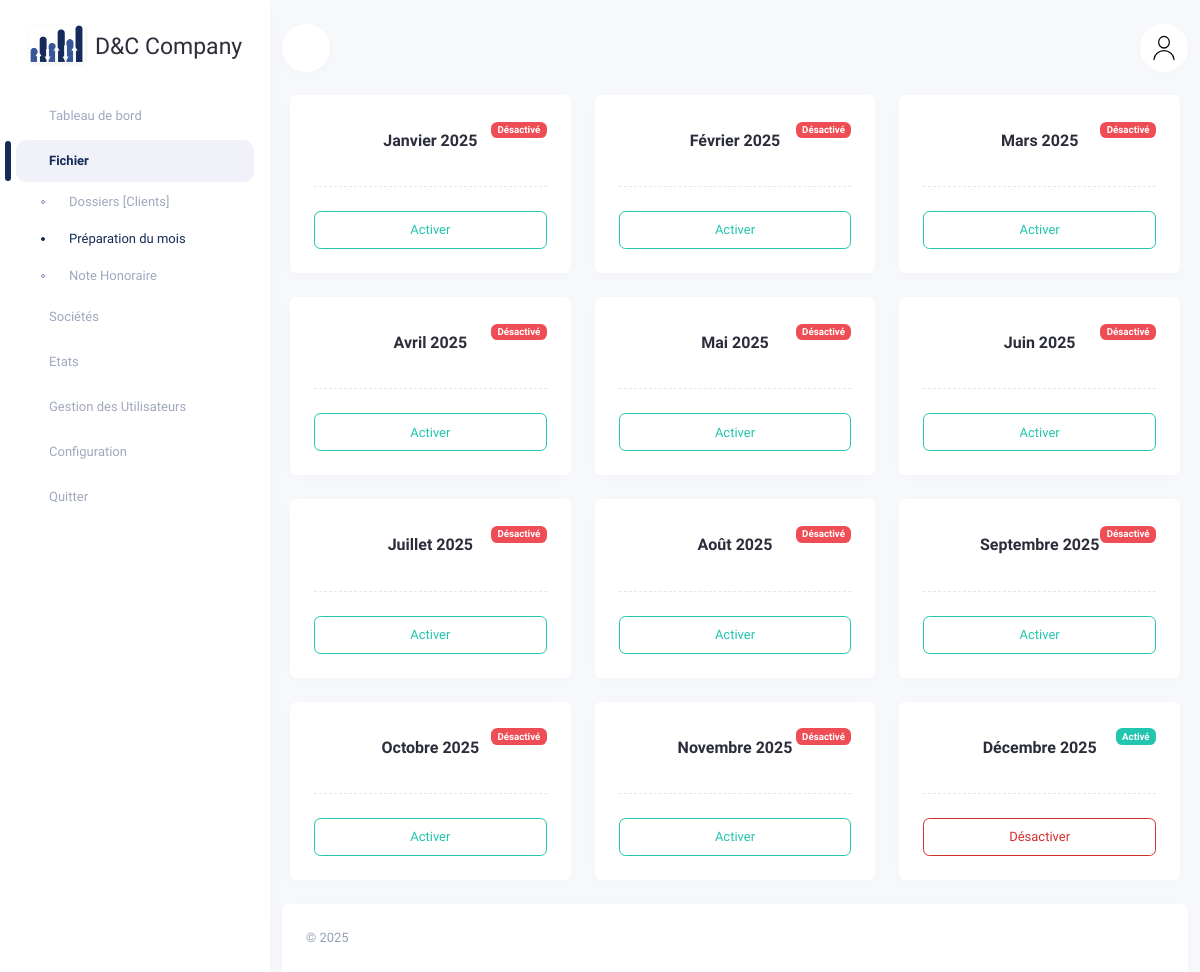
The app's page /gestion_mois/, older data.
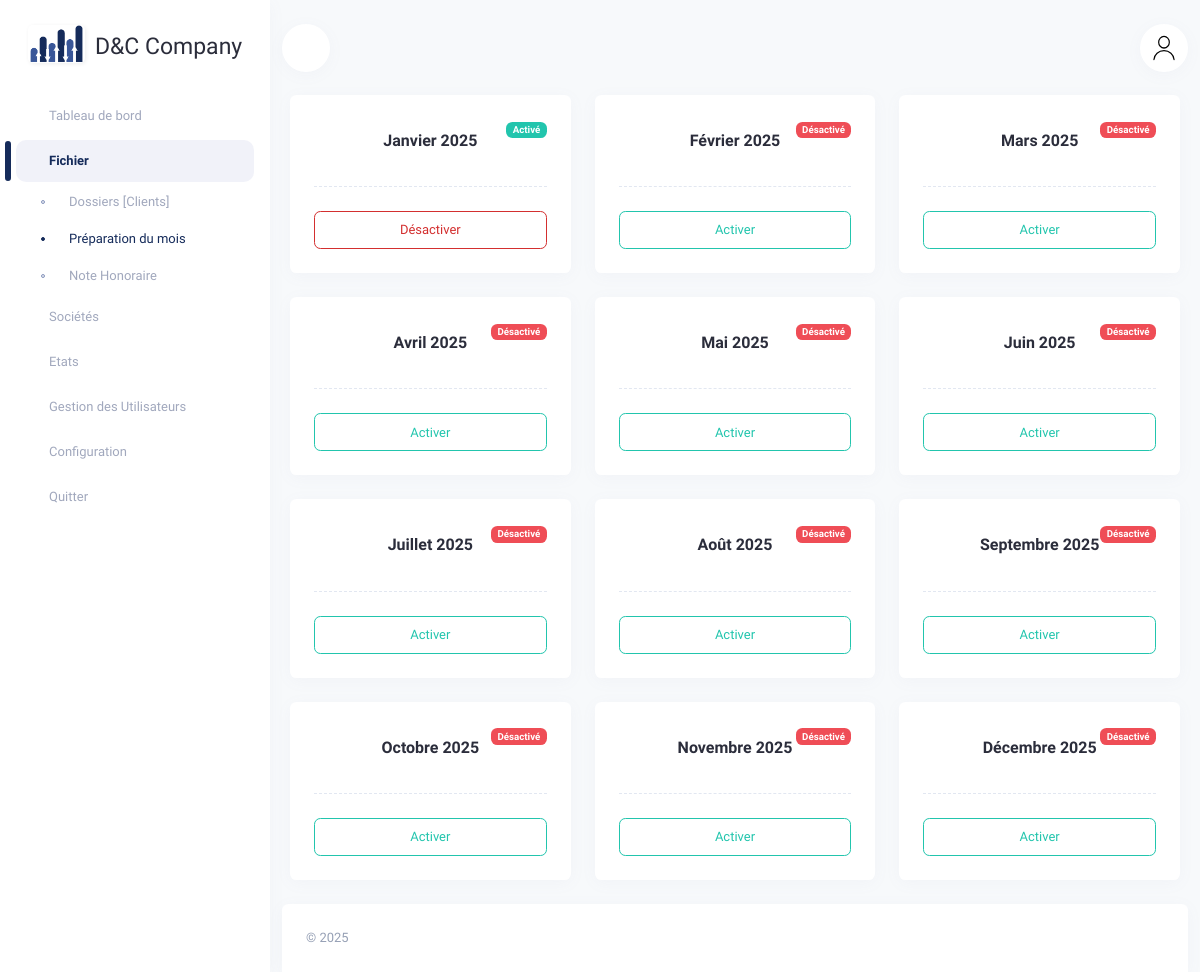
The same page, newer data.
### agendacomptable/models.py (models this page shows, shortened)
class Month(models.Model):
    MONTH_CHOICES = [
        (1, "Janvier"), (2, "Février"), (3, "Mars"), (4, "Avril"),
        (5, "Mai"), (6, "Juin"), (7, "Juillet"), (8, "Août"),
        (9, "Septembre"), (10, "Octobre"), (11, "Novembre"), (12, "Décembre"),
    ]
    year = models.IntegerField(verbose_name="Année")
    month = models.PositiveSmallIntegerField(choices=MONTH_CHOICES, verbose_name="Mois")
    is_active = models.BooleanField(default=False, verbose_name="Activé pour la préparation")
    date_created = models.DateTimeField(auto_now_add=True, verbose_name="Créé le")
    date_updated = models.DateTimeField(auto_now=True, verbose_name="Mis à jour le")
    class Meta:
        unique_together = ("year", "month")
        ordering = ["-year", "-month"]

### agendacomptable/views.py (the view, shortened to what this page needs)
# urls.py: path('gestion_mois/', views.gestion_mois, name='gestion_mois'),
def gestion_mois(request):
    months = Month.objects.all().order_by("year", "month")
    return render(request, "accounting/gestion_mois.html", {"months": months})

### agendacomptable/templates/accounting/gestion_mois.html (shortened to what this page needs)
{% extends 'accounting/base.html' %}
{% block content %}
        <div class="row">
            {% for month in months %}
            <div class="col-md-6 col-lg-4">
                <div class="card {% if month.is_active %}card-active{% else %}card-inactive{% endif %}">
                    <div class="card-body">
                        <div class="position-absolute top-0 end-0 mt-3 me-3 text-end">
                            <span class="badge {% if month.is_active %}bg-success{% else %}bg-danger{% endif %}">
                                {% if month.is_active %}Activé{% else %}Désactivé{% endif %}
                            </span>
                        </div>
                        <div class="text-center border-dashed-bottom pb-3">
                            <h5 class="fw-bold my-2">{{ month.get_month_display }} {{ month.year }}</h5>
                        </div>
                        <div class="mt-3">
                            <form method="POST">
                                <button
                                    type="submit"
                                    name="toggle_month"
                                    value="{{ month.id }}"
                                    class="btn {% if month.is_active %}btn-outline-danger{% else %}btn-outline-success{% endif %} w-100">
                                    {% if month.is_active %}Désactiver{% else %}Activer{% endif %}
                                </button>
                            </form>
                        </div>
                    </div>
                </div>
            </div>
            {% endfor %}
        </div>
 <footer class="footer text-center text-sm-start d-print-none">
    <div class="container-xxl">
        <div class="row">
            <div class="col-12">
                <div class="card mb-0 rounded-bottom-0">
                    <div class="card-body">
                        <p class="text-muted mb-0">
                            © <script> document.write(new Date().getFullYear()) </script>
                        </p>
                    </div>
                </div>
            </div>
        </div>
    </div>
</footer>
{% endblock content %}

Row changes from the older to the newer data that the page shows:
changed Month "Janvier": is_active "Désactivé Activer" → "Activé Désactiver"
changed Month "Décembre": is_active "Activé Désactiver" → "Désactivé Activer"
